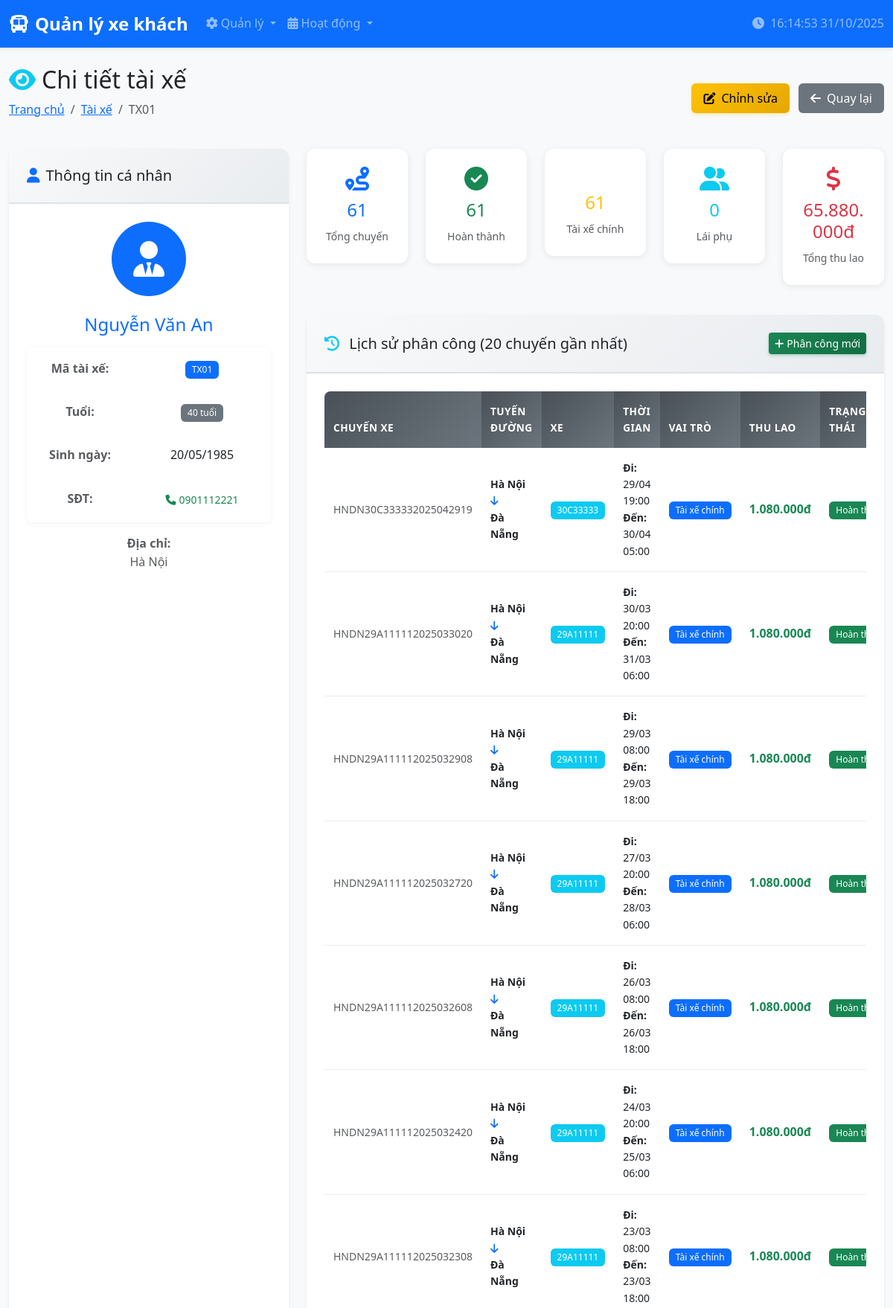
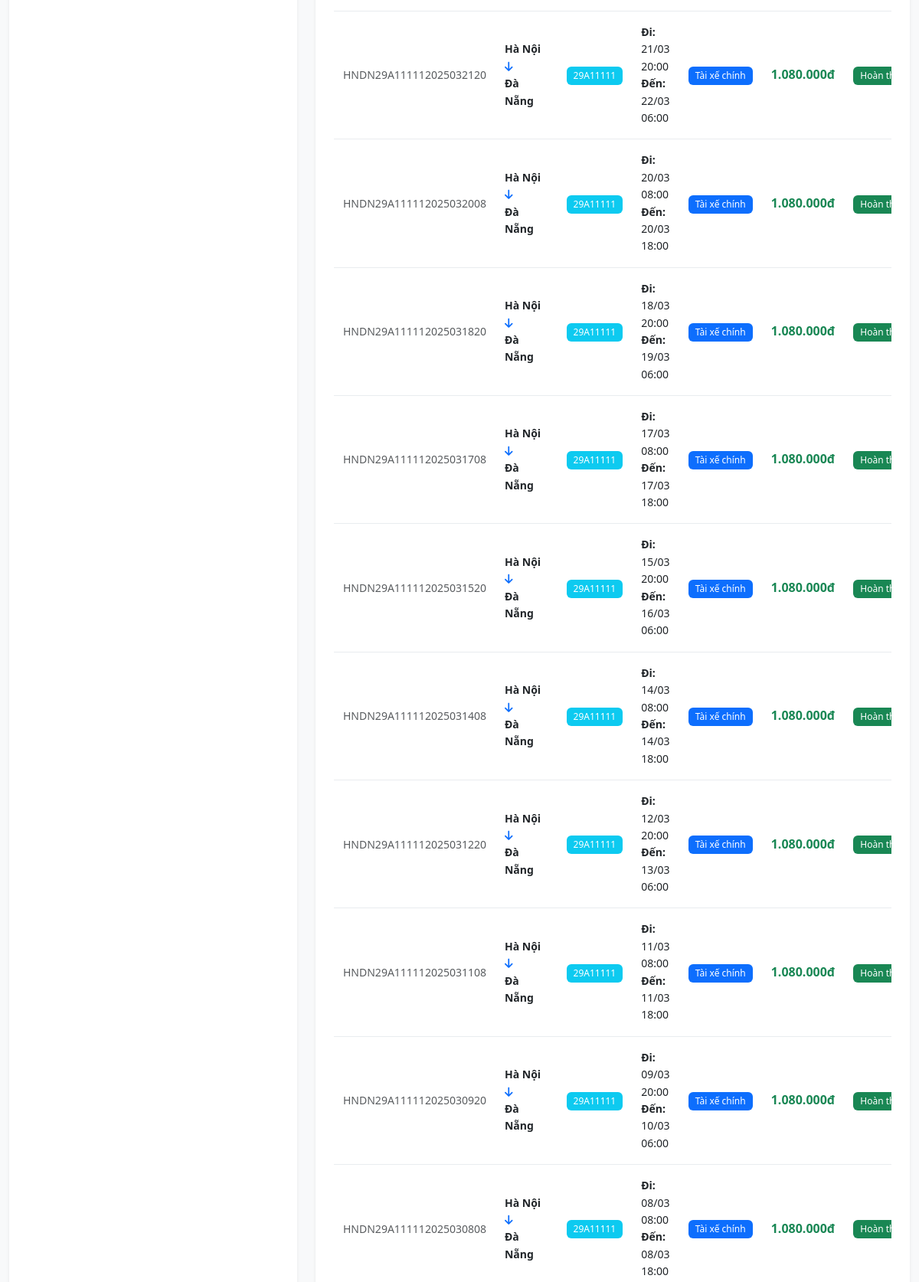
/quanly_xe_khach/tai_xe/view.php?id=TX01 (upper part), run on the app's committed database (2 pictures, top to bottom).
### tables this page shows
CREATE TABLE `tai_xe` (
  `MaTaiXe` varchar(10) NOT NULL,
  `HoTen` varchar(100) NOT NULL,
  `SDT` varchar(15) DEFAULT NULL,
  `NgaySinh` date DEFAULT NULL,
  `DiaChi` varchar(255) DEFAULT NULL,
  PRIMARY KEY (`MaTaiXe`),
  UNIQUE KEY `SDT` (`SDT`)
);

CREATE TABLE `phan_cong` (
  `MaChuyenXe` varchar(50) NOT NULL,
  `MaTaiXe` varchar(10) NOT NULL,
  `VaiTro` tinyint(4) NOT NULL,
  `ThuLao` decimal(10,2) DEFAULT 0.00,
  PRIMARY KEY (`MaChuyenXe`,`MaTaiXe`),
  UNIQUE KEY `MaChuyenXe` (`MaChuyenXe`,`VaiTro`),
  KEY `MaTaiXe` (`MaTaiXe`),
  CONSTRAINT `phan_cong_ibfk_1` FOREIGN KEY (`MaChuyenXe`) REFERENCES `chuyen_xe` (`MaChuyenXe`),
  CONSTRAINT `phan_cong_ibfk_2` FOREIGN KEY (`MaTaiXe`) REFERENCES `tai_xe` (`MaTaiXe`),
  CONSTRAINT `CONSTRAINT_1` CHECK (`VaiTro` in (1,2))
);

CREATE TABLE `tuyen_duong` (
  `MaTuyenDuong` varchar(4) NOT NULL,
  `DiemDau` varchar(100) NOT NULL,
  `DiemCuoi` varchar(100) NOT NULL,
  `DoPhucTap` int(11) DEFAULT NULL CHECK (`DoPhucTap` in (1,2,3)),
  `DoDai` int(11) NOT NULL,
  PRIMARY KEY (`MaTuyenDuong`)
);

CREATE TABLE `xe_khach` (
  `MaXe` varchar(8) NOT NULL,
  `MaLoaiXe` varchar(10) NOT NULL,
  `SoNgayBDConLai` int(11) DEFAULT 360,
  `HanDangKiem` date DEFAULT NULL,
  PRIMARY KEY (`MaXe`),
  KEY `MaLoaiXe` (`MaLoaiXe`),
  CONSTRAINT `xe_khach_ibfk_1` FOREIGN KEY (`MaLoaiXe`) REFERENCES `loai_xe` (`MaLoaiXe`),
  CONSTRAINT `CONSTRAINT_1` CHECK (`SoNgayBDConLai` <= 360)
);

CREATE TABLE `chuyen_xe` (
  `MaChuyenXe` varchar(50) NOT NULL,
  `MaXe` varchar(8) NOT NULL,
  `MaTuyenDuong` varchar(4) NOT NULL,
  `GioDi` datetime NOT NULL,
  `GioDen` datetime NOT NULL,
  `TrangThai` int(11) DEFAULT 1,
  PRIMARY KEY (`MaChuyenXe`),
  KEY `MaXe` (`MaXe`),
  KEY `MaTuyenDuong` (`MaTuyenDuong`),
  CONSTRAINT `chuyen_xe_ibfk_1` FOREIGN KEY (`MaXe`) REFERENCES `xe_khach` (`MaXe`),
  CONSTRAINT `chuyen_xe_ibfk_2` FOREIGN KEY (`MaTuyenDuong`) REFERENCES `tuyen_duong` (`MaTuyenDuong`)
);

### quanly_xe_khach/tai_xe/view.php (the view, shortened to what the rows shown need)
<?php
$database = new Database();
$db = $database->getConnection();
$id = isset($_GET['id']) ? $_GET['id'] : '';
try {
    $query = "SELECT *,
                     YEAR(CURDATE()) - YEAR(NgaySinh) -
                     (DATE_FORMAT(CURDATE(), '%m%d') < DATE_FORMAT(NgaySinh, '%m%d')) as Tuoi
              FROM tai_xe WHERE MaTaiXe = ?";
    $stmt = $db->prepare($query);
    $stmt->execute([$id]);
    $tai_xe = $stmt->fetch(PDO::FETCH_ASSOC);
    $query_phan_cong = "SELECT pc.*, cx.GioDi, cx.GioDen,
                               td.DiemDau, td.DiemCuoi, xk.MaXe,
                               CASE pc.VaiTro
                                   WHEN 1 THEN 'Tài xế chính'
                                   WHEN 2 THEN 'Lái phụ'
                                   ELSE 'Không xác định'
                               END as TenVaiTro,
                               CASE cx.TrangThai
                                   WHEN 1 THEN 'Chờ khởi hành'
                                   WHEN 2 THEN 'Hoàn thành'
                                   ELSE 'Không xác định'
                               END as TenTrangThai
                        FROM phan_cong pc
                        LEFT JOIN chuyen_xe cx ON pc.MaChuyenXe = cx.MaChuyenXe
                        LEFT JOIN tuyen_duong td ON cx.MaTuyenDuong = td.MaTuyenDuong
                        LEFT JOIN xe_khach xk ON cx.MaXe = xk.MaXe
                        WHERE pc.MaTaiXe = ?
                        ORDER BY cx.GioDi DESC
                        LIMIT 20";
    $stmt_phan_cong = $db->prepare($query_phan_cong);
    $stmt_phan_cong->execute([$id]);
    $lich_su_phan_cong = $stmt_phan_cong->fetchAll(PDO::FETCH_ASSOC);
} catch(PDOException $e) {
    $error = "Lỗi: " . $e->getMessage();
}
include '../includes/header.php';
?>
<div class="row">
    <div class="col-12">
        <div class="d-flex justify-content-between align-items-center mb-4">
            <div>
                <h2><i class="fas fa-eye text-info me-2"></i>Chi tiết tài xế</h2>
                <nav aria-label="breadcrumb">
                    <ol class="breadcrumb">
                        <li class="breadcrumb-item"><a href="../index.php">Trang chủ</a></li>
                        <li class="breadcrumb-item"><a href="index.php">Tài xế</a></li>
                        <li class="breadcrumb-item active"><?php echo htmlspecialchars($tai_xe['MaTaiXe']); ?></li>
                    </ol>
                </nav>
            </div>
        </div>
        <div class="row">
            <div class="col-lg-4 mb-4">
                <div class="card h-100 shadow-sm">
                    <div class="card-body text-center">
                        <div class="mb-4">
                            <div class="bg-primary text-white rounded-circle d-inline-flex align-items-center justify-content-center"
                                 style="width: 100px; height: 100px;">
                            </div>
                        </div>
                        <h4 class="text-primary mb-3"><?php echo htmlspecialchars($tai_xe['HoTen']); ?></h4>
                        <table class="table table-borderless">
                            <tr>
                                <td><span class="badge bg-primary"><?php echo htmlspecialchars($tai_xe['MaTaiXe']); ?></span></td>
                            </tr>
                            <tr>
                            </tr>
                            <tr>
                                <td class="fw-bold text-muted">Sinh ngày:</td>
                                <td><?php echo date('d/m/Y', strtotime($tai_xe['NgaySinh'])); ?></td>
                            </tr>
                            <tr>
                                <td>
                                    <a href="tel:<?php echo $tai_xe['SDT']; ?>" class="btn btn-sm btn-outline-success">
                                        <i class="fas fa-phone me-1"></i><?php echo htmlspecialchars($tai_xe['SDT']); ?>
                                    </a>
                                </td>
                            </tr>
                        </table>
                        <div class="mt-3">
                            <strong class="text-muted">Địa chỉ:</strong><br>
                            <p class="text-muted mb-0"><?php echo htmlspecialchars($tai_xe['DiaChi']); ?></p>
                        </div>
                    </div>
                </div>
            </div>
            <div class="col-lg-8">
                <div class="card shadow-sm">
                    <div class="card-body">
                        <?php if (empty($lich_su_phan_cong)): ?>
                            <div class="text-center py-4">
                                <i class="fas fa-clipboard-list fa-3x text-muted mb-3"></i>
                                <p class="text-muted mb-3">Tài xế chưa được phân công chuyến nào</p>
                                <a href="../phan_cong/create.php?tai_xe=<?php echo $tai_xe['MaTaiXe']; ?>"
                                   class="btn btn-success">
                                    <i class="fas fa-plus me-2"></i>Phân công chuyến đầu tiên
                                </a>
                            </div>
                        <?php else: ?>
                            <div class="table-responsive">
                                <table class="table table-hover">
                                    <thead class="table-light">
                                    <tr>
                                        <th>Chuyến xe</th>
                                        <th>Tuyến đường</th>
                                        <th>Xe</th>
                                        <th>Thời gian</th>
                                        <th>Vai trò</th>
                                        <th>Thu lao</th>
                                        <th>Trạng thái</th>
                                    </tr>
                                    </thead>
                                    <tbody>
                                    <?php foreach ($lich_su_phan_cong as $phan_cong): ?>
                                        <tr>
                                            <td>
                                                <small class="text-muted"><?php echo htmlspecialchars($phan_cong['MaChuyenXe']); ?></small>
                                            </td>
                                            <td>
                                                <div class="small">
                                                    <strong><?php echo htmlspecialchars($phan_cong['DiemDau']); ?></strong><br>
                                                    <i class="fas fa-arrow-down text-primary"></i><br>
                                                    <strong><?php echo htmlspecialchars($phan_cong['DiemCuoi']); ?></strong>
                                                </div>
                                            </td>
                                            <td>
                                                <span class="badge bg-info"><?php echo htmlspecialchars($phan_cong['MaXe']); ?></span>
                                            </td>
                                            <td>
                                                <div class="small">
                                                    <strong>Đi:</strong> <?php echo date('d/m H:i', strtotime($phan_cong['GioDi'])); ?><br>
                                                    <strong>Đến:</strong> <?php echo date('d/m H:i', strtotime($phan_cong['GioDen'])); ?>
                                                </div>
                                            </td>
                                            <td>
                                                <?php
                                                $vai_tro_class = $phan_cong['VaiTro'] == 1 ? 'bg-primary' : 'bg-secondary';
                                                ?>
                                                <span class="badge <?php echo $vai_tro_class; ?>">
                                                <?php echo $phan_cong['TenVaiTro']; ?>
                                            </span>
                                            </td>
                                            <td>
                                            <span class="fw-bold text-success">
                                                <?php echo number_format($phan_cong['ThuLao'], 0, ',', '.'); ?>đ
                                            </span>
                                            </td>
                                            <td>
                                                <?php
                                                $trang_thai_class = $phan_cong['TenTrangThai'] == 'Hoàn thành' ? 'bg-success' : 'bg-warning text-dark';
                                                ?>
                                                <span class="badge <?php echo $trang_thai_class; ?>">
                                                <?php echo $phan_cong['TenTrangThai']; ?>
                                            </span>
                                            </td>
                                        </tr>
                                    <?php endforeach; ?>
                                    </tbody>
                                </table>
                            </div>
                        <?php endif; ?>
                    </div>
                </div>
            </div>
        </div>
    </div>
</div>
<?php include '../includes/footer.php'; ?>

### data on the page
tai_xe: MaTaiXe "TX01", HoTen "Nguyễn Văn An", NgaySinh "20/05/1985", SDT "0901112221", DiaChi "Hà Nội"
phan_cong: MaChuyenXe "HNDN30C333332025042919", tuyen_duong.DiemDau "Hà Nội", tuyen_duong.DiemCuoi "Đà Nẵng", xe_khach.MaXe "30C33333", MaChuyenXe.GioDi "29/04 19:00", MaChuyenXe.GioDen "30/04 05:00", TenVaiTro "Tài xế chính", ThuLao "1.080.000", TenTrangThai "Hoàn…"
phan_cong: MaChuyenXe "HNDN29A111112025033020", tuyen_duong.DiemDau "Hà Nội", tuyen_duong.DiemCuoi "Đà Nẵng", xe_khach.MaXe "29A11111", MaChuyenXe.GioDi "30/03 20:00", MaChuyenXe.GioDen "31/03 06:00", TenVaiTro "Tài xế chính", ThuLao "1.080.000", TenTrangThai "Hoàn…"
phan_cong: MaChuyenXe "HNDN29A111112025032908", tuyen_duong.DiemDau "Hà Nội", tuyen_duong.DiemCuoi "Đà Nẵng", xe_khach.MaXe "29A11111", MaChuyenXe.GioDi "29/03 08:00", MaChuyenXe.GioDen "29/03 18:00", TenVaiTro "Tài xế chính", ThuLao "1.080.000", TenTrangThai "Hoàn…"
phan_cong: MaChuyenXe "HNDN29A111112025032720", tuyen_duong.DiemDau "Hà Nội", tuyen_duong.DiemCuoi "Đà Nẵng", xe_khach.MaXe "29A11111", MaChuyenXe.GioDi "27/03 20:00", MaChuyenXe.GioDen "28/03 06:00", TenVaiTro "Tài xế chính", ThuLao "1.080.000", TenTrangThai "Hoàn…"
phan_cong: MaChuyenXe "HNDN29A111112025032608", tuyen_duong.DiemDau "Hà Nội", tuyen_duong.DiemCuoi "Đà Nẵng", xe_khach.MaXe "29A11111", MaChuyenXe.GioDi "26/03 08:00", MaChuyenXe.GioDen "26/03 18:00", TenVaiTro "Tài xế chính", ThuLao "1.080.000", TenTrangThai "Hoàn…"
phan_cong: MaChuyenXe "HNDN29A111112025032420", tuyen_duong.DiemDau "Hà Nội", tuyen_duong.DiemCuoi "Đà Nẵng", xe_khach.MaXe "29A11111", MaChuyenXe.GioDi "24/03 20:00", MaChuyenXe.GioDen "25/03 06:00", TenVaiTro "Tài xế chính", ThuLao "1.080.000", TenTrangThai "Hoàn…"
phan_cong: MaChuyenXe "HNDN29A111112025032308", tuyen_duong.DiemDau "Hà Nội", tuyen_duong.DiemCuoi "Đà Nẵng", xe_khach.MaXe "29A11111", MaChuyenXe.GioDi "23/03 08:00", MaChuyenXe.GioDen "23/03 18:00", TenVaiTro "Tài xế chính", ThuLao "1.080.000", TenTrangThai "Hoàn…"
phan_cong: MaChuyenXe "HNDN29A111112025032120", tuyen_duong.DiemDau "Hà Nội", tuyen_duong.DiemCuoi "Đà Nẵng", xe_khach.MaXe "29A11111", MaChuyenXe.GioDi "21/03 20:00", MaChuyenXe.GioDen "22/03 06:00", TenVaiTro "Tài xế chính", ThuLao "1.080.000", TenTrangThai "Hoàn…"
phan_cong: MaChuyenXe "HNDN29A111112025032008", tuyen_duong.DiemDau "Hà Nội", tuyen_duong.DiemCuoi "Đà Nẵng", xe_khach.MaXe "29A11111", MaChuyenXe.GioDi "20/03 08:00", MaChuyenXe.GioDen "20/03 18:00", TenVaiTro "Tài xế chính", ThuLao "1.080.000", TenTrangThai "Hoàn…"
phan_cong: MaChuyenXe "HNDN29A111112025031820", tuyen_duong.DiemDau "Hà Nội", tuyen_duong.DiemCuoi "Đà Nẵng", xe_khach.MaXe "29A11111", MaChuyenXe.GioDi "18/03 20:00", MaChuyenXe.GioDen "19/03 06:00", TenVaiTro "Tài xế chính", ThuLao "1.080.000", TenTrangThai "Hoàn…"
phan_cong: MaChuyenXe "HNDN29A111112025031708", tuyen_duong.DiemDau "Hà Nội", tuyen_duong.DiemCuoi "Đà Nẵng", xe_khach.MaXe "29A11111", MaChuyenXe.GioDi "17/03 08:00", MaChuyenXe.GioDen "17/03 18:00", TenVaiTro "Tài xế chính", ThuLao "1.080.000", TenTrangThai "Hoàn…"
phan_cong: MaChuyenXe "HNDN29A111112025031520", tuyen_duong.DiemDau "Hà Nội", tuyen_duong.DiemCuoi "Đà Nẵng", xe_khach.MaXe "29A11111", MaChuyenXe.GioDi "15/03 20:00", MaChuyenXe.GioDen "16/03 06:00", TenVaiTro "Tài xế chính", ThuLao "1.080.000", TenTrangThai "Hoàn…"
phan_cong: MaChuyenXe "HNDN29A111112025031408", tuyen_duong.DiemDau "Hà Nội", tuyen_duong.DiemCuoi "Đà Nẵng", xe_khach.MaXe "29A11111", MaChuyenXe.GioDi "14/03 08:00", MaChuyenXe.GioDen "14/03 18:00", TenVaiTro "Tài xế chính", ThuLao "1.080.000", TenTrangThai "Hoàn…"
phan_cong: MaChuyenXe "HNDN29A111112025031220", tuyen_duong.DiemDau "Hà Nội", tuyen_duong.DiemCuoi "Đà Nẵng", xe_khach.MaXe "29A11111", MaChuyenXe.GioDi "12/03 20:00", MaChuyenXe.GioDen "13/03 06:00", TenVaiTro "Tài xế chính", ThuLao "1.080.000", TenTrangThai "Hoàn…"
phan_cong: MaChuyenXe "HNDN29A111112025031108", tuyen_duong.DiemDau "Hà Nội", tuyen_duong.DiemCuoi "Đà Nẵng", xe_khach.MaXe "29A11111", MaChuyenXe.GioDi "11/03 08:00", MaChuyenXe.GioDen "11/03 18:00", TenVaiTro "Tài xế chính", ThuLao "1.080.000", TenTrangThai "Hoàn…"
phan_cong: MaChuyenXe "HNDN29A111112025030920", tuyen_duong.DiemDau "Hà Nội", tuyen_duong.DiemCuoi "Đà Nẵng", xe_khach.MaXe "29A11111", MaChuyenXe.GioDi "09/03 20:00", MaChuyenXe.GioDen "10/03 06:00", TenVaiTro "Tài xế chính", ThuLao "1.080.000", TenTrangThai "Hoàn…"
phan_cong: MaChuyenXe "HNDN29A111112025030808", tuyen_duong.DiemDau "Hà Nội", tuyen_duong.DiemCuoi "Đà Nẵng", xe_khach.MaXe "29A11111", MaChuyenXe.GioDi "08/03 08:00", MaChuyenXe.GioDen "08/03 18:00", TenVaiTro "Tài xế chính", ThuLao "1.080.000", TenTrangThai "Hoàn…"

### other printed values
$tai_xe['Tuoi'] "40"
$stats['TongChuyenXe'] "61"
$stats['ChuyenHoanThanh'] "61"
$stats['ChuyenTaiXeChinh'] "61"
$stats['ChuyenLaiPhu'] "0"
$stats['TongThuLao'] "65.880.000"
